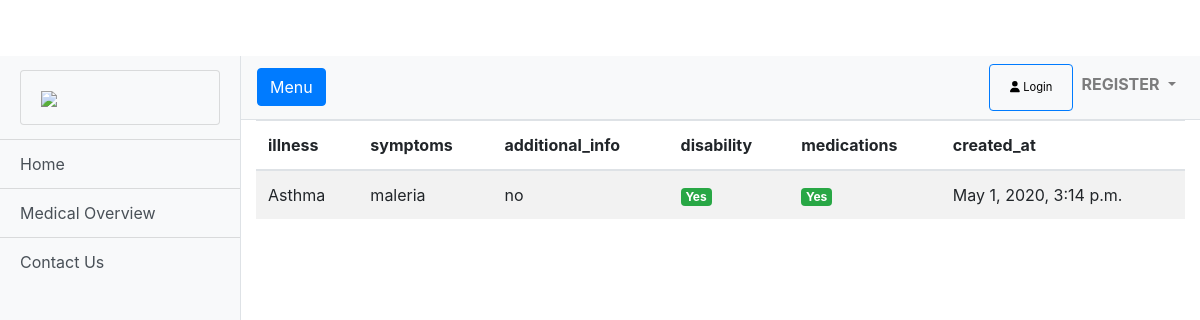
Page /record-detail/2/ on the committed database.
### medicalapp/models.py (models this page shows, shortened)
class MedicalHistory(models.Model):
    user = models.ForeignKey(User, on_delete=models.CASCADE)
    illness = models.CharField(choices=ILLNESS_CHOICES, max_length=50)
    symptoms = models.CharField(max_length=100)
    additional_info = models.CharField(max_length=100)
    disability = models.BooleanField(default=False)
    medications = models.BooleanField(default=False)
    created_at = models.DateTimeField(default=timezone.now)

### medicalapp/views/home.py (the view)
# urls.py: path('record-detail/<int:id>/', RecordDetailView.as_view(), name='medical-record-detail'),
class RecordDetailView(DetailView):
    model = MedicalHistory
    template_name = 'record_detail.html'
    context_object_name = 'record'
    pk_url_kwarg = 'id'

### templates/record_detail.html (shortened to what this page needs)
{% extends 'base.html' %}
{% load static %}
{% block content %}
{% include 'sidebar.html' %}
    <section>
        <div class="container">
            <div class="row">
                <div class="col-lg-12">
                    <div class="table-responsive">
                        <table class="table table-striped table-hover table-client-dashboard">
                            <thead>
                            <tr>
                                <th>illness</th>
                                <th>symptoms</th>
                                <th>additional_info</th>
                                <th>disability</th>
                                <th>medications</th>
                                <th>created_at</th>
                            </tr>
                            </thead>
                            <tbody>
                                <tr>
                                    <td>
                                        {{ object.illness }}
                                    </td>
                                    <td>
                                        {{ object.symptoms }}
                                    </td>
                                    <td>
                                        {{ object.additional_info }}
                                    </td>
                                    {% if object.disability %}
                                    <td>
                                        <span class="badge badge-success">Yes</span>
                                    </td>
                                    {% else %}
                                    <td>
                                        <span class="badge badge-secondary">No</span>
                                    </td>
                                    {% endif %}
                                    {% if object.medications %}
                                    <td>
                                        <span class="badge badge-success">Yes</span>
                                    </td>
                                    {% else %}
                                    <td>
                                        <span class="badge badge-secondary">No</span>
                                    </td>
                                    {% endif %}
                                    <td>
                                        {{ object.created_at }}
                                    </td>
                                </tr>
                            </tbody>
                        </table>
                    </div>
                </div>
            </div>
        </div>
    </section>
{% endblock %}

### static/css/full-width-pics.css (style rules this page uses)
body { padding-top: 56px; }

### static/css/simple-sidebar.css (style rules this page uses)
body { overflow-x: hidden; }

### rows in the picture
MedicalHistory: illness "Asthma", symptoms "maleria", additional_info "no", created_at "May 1, 2020, 3:14 p.m."
